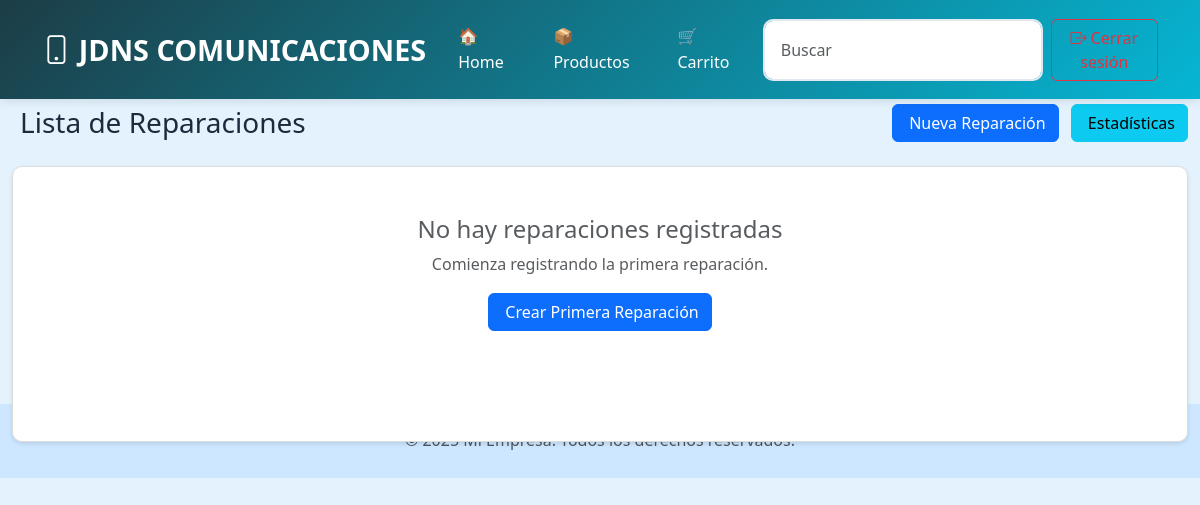
The page /reparaciones/listar (signed in) on the database as committed earlier.
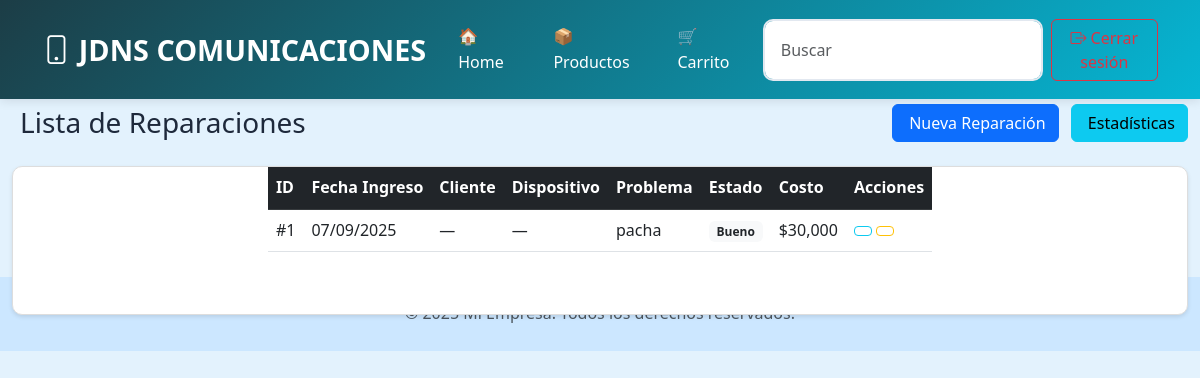
The same page on the database as committed later.
### app/models/users.py (models this page shows)
class Reparacion(db.Model):
    __tablename__ = 'reparacion'
    idreparacion = db.Column(db.Integer, primary_key=True)
    fecha_ingreso = db.Column(db.DateTime)
    estado = db.Column(db.String(200))
    problema_reparacion = db.Column(db.Text(500))
    costo = db.Column(db.Integer)
    fecha_entrega = db.Column(db.DateTime)
    telefono_idtelefono = db.Column(db.Integer)
    usuario_idusuario = db.Column(db.Integer, db.ForeignKey('usuario.idusuario'))
    dispositivo_iddispositivo = db.Column(db.Integer, db.ForeignKey('dispositivo.iddispositivo'))

### app/routes/reparaciones.py (the view)
@bp.route('/reparaciones/listar')
@login_required
def listar_reparaciones():
    if current_user.rol == 'admin':
        reparaciones = Reparacion.query.order_by(Reparacion.fecha_ingreso.desc()).all()
    else:
        reparaciones = Reparacion.query.filter_by(
            usuario_idusuario=current_user.idusuario
        ).order_by(Reparacion.fecha_ingreso.desc()).all()
    return render_template('listar_reparaciones.html', reparaciones=reparaciones)

### app/models/users.py (called while the page is built)
    @property
    def is_authenticated(self):
        return True

### app/templates/listar_reparaciones.html (shortened to what this page needs)
{% extends "plantilla.html" %}
{% block content %}
<div class="container-fluid py-4">
  <div class="row">
    <div class="col-12">
      <div class="d-flex justify-content-between align-items-center mb-4">
        <h2 class="h3 mb-0">
          Lista de Reparaciones
        </h2>
        <div>
          {% if current_user.rol in ['admin', 'tecnico'] %}
            <a href="{{ url_for('reparacion.nueva_reparacion') }}" class="btn btn-primary">
               Nueva Reparación
            </a>
          {% endif %}
          {% if current_user.rol == 'admin' %}
            <a href="{{ url_for('reparacion.estadisticas_reparaciones') }}" class="btn btn-info ms-2">
               Estadísticas
            </a>
          {% endif %}
        </div>
      </div>
      {% if reparaciones %}
        <div class="card">
          <div class="card-body p-0">
            <div class="table-responsive">
              <table class="table table-hover mb-0">
                <thead class="table-dark">
                  <tr>
                    <th>ID</th>
                    <th>Fecha Ingreso</th>
                    <th>Cliente</th>
                    <th>Dispositivo</th>
                    <th>Problema</th>
                    <th>Estado</th>
                    <th>Costo</th>
                    <th>Acciones</th>
                  </tr>
                </thead>
                <tbody>
                  {% for reparacion in reparaciones %}
                    <tr>
                      <td>#{{ reparacion.idreparacion }}</td>
                      <td>{{ reparacion.fecha_ingreso.strftime('%d/%m/%Y') }}</td>
                      <td>
                        {% if reparacion.usuario %}
                          {{ reparacion.usuario.nombre }}
                        {% else %}
                          —
                        {% endif %}
                      </td>
                      <td>
                        {% if reparacion.dispositivo %}
                          {{ reparacion.dispositivo.marca }}
                        {% else %}
                          —
                        {% endif %}
                      </td>
                      <td>{{ reparacion.problema_reparacion }}</td>
                      <td>
                        {% if reparacion.estado == 'completada' %}
                          <span class="badge bg-success">Completada</span>
                        {% elif reparacion.estado == 'en_proceso' %}
                          <span class="badge bg-warning">En Proceso</span>
                        {% elif reparacion.estado == 'pendiente' %}
                          <span class="badge bg-secondary">Pendiente</span>
                        {% elif reparacion.estado == 'cancelada' %}
                          <span class="badge bg-danger">Cancelada</span>
                        {% else %}
                          <span class="badge bg-light text-dark">{{ reparacion.estado|capitalize }}</span>
                        {% endif %}
                      </td>
                      <td>
                        {% if reparacion.costo %}
                          ${{ "{:,.0f}".format(reparacion.costo) }}
                        {% else %}
                          —
                        {% endif %}
                      </td>
                      <td>
                        <a href="{{ url_for('reparacion.ver_reparacion', reparacion_id=reparacion.idreparacion) }}" class="btn btn-sm btn-outline-info">
                        </a>
                        {% if current_user.rol in ['admin', 'tecnico'] %}
                          <a href="{{ url_for('reparacion.editar_reparacion', reparacion_id=reparacion.idreparacion) }}" class="btn btn-sm btn-outline-warning">
                          </a>
                        {% endif %}
                      </td>
                    </tr>
                  {% endfor %}
                </tbody>
              </table>
            </div>
          </div>
        </div>
      {% else %}
        <div class="card text-center">
          <div class="card-body py-5">
            <h4 class="text-muted">No hay reparaciones registradas</h4>
            <p class="text-muted">
              {% if current_user.rol in ['admin', 'tecnico'] %}
                Comienza registrando la primera reparación.
              {% else %}
                Aún no tienes reparaciones registradas.
              {% endif %}
            </p>
            {% if current_user.rol in ['admin', 'tecnico'] %}
              <a href="{{ url_for('reparacion.nueva_reparacion') }}" class="btn btn-primary">
                 Crear Primera Reparación
              </a>
            {% endif %}
          </div>
        </div>
      {% endif %}
    </div>
  </div>
</div>
{% endblock %}

### app/templates/plantilla.html (shortened to what this page needs)
<!DOCTYPE html>
<html lang="es">
<head>
    <link href="https://cdn.jsdelivr.net/npm/bootstrap@5.3.0/dist/css/bootstrap.min.css" rel="stylesheet">
    <link rel="stylesheet" href="https://cdn.jsdelivr.net/npm/bootstrap-icons@1.10.5/font/bootstrap-icons.css">
    <link rel="stylesheet" href="{{ url_for('static', filename='style.css') }}">
</head>
<body>
   <nav class="navbar navbar-expand-lg navbar-dark bg-dark fixed-top">
    <div class="container">
        <a class="navbar-brand text-primary-custom" href="{{ url_for('auth.dashboard') }}">
            <i class="bi bi-phone me-2"></i>JDNS COMUNICACIONES
        </a>
        <div class="collapse navbar-collapse" id="navbarSupportedContent">
            <ul class="navbar-nav me-auto mb-2 mb-lg-0">
                <li class="nav-item">
                    <a class="nav-link" href="{{ url_for('auth.dashboard') }}"><span class="me-1">🏠</span>Home</a>
                </li>
                <li class="nav-item">
                    <a class="nav-link" href="{{ url_for('producto.listar_productos') }}"><span class="me-1">📦</span>Productos</a>
                </li>
                <li class="nav-item">
                    <a class="nav-link" href="{{ url_for('carrito.ver_carrito') }}"><span class="me-1">🛒</span>Carrito</a>
                </li>
            </ul>
            <form class="d-flex" role="search">
                <input class="form-control me-2" type="search" placeholder="Buscar" aria-label="Search" />
                <a href="{{ url_for('auth.logout') }}" class="btn btn-outline-danger">
                    <i class="bi bi-box-arrow-right"></i> Cerrar sesión
                </a>
            </form>
        </div>
    </div>
</nav>
    {% block content %}{% endblock %}
    <footer class="text-center py-4 mt-auto">
        <div class="container">
            <span class="text-muted">© 2025 Mi Empresa. Todos los derechos reservados.</span>
        </div>
    </footer>
</body>
</html>

### app/static/style.css (style rules this page uses)
.card { display: flex; flex-direction: column; justify-content: center; align-items: center; height: 100%; border: 1px solid #ddd; border-radius: 8px; box-shadow: 0 2px 4px rgba(0, 0, 0, 0.1); transition: transform 0.2s; border-radius: 10px; backdrop-filter: blur(10px); color: #000; }
:root { --primary-color: #1c3d46; --secondary-color: #f97316; --accent-color: #06b6d4; --dark-bg: #1e293b; --light-bg: #f8fafc; --text-dark: #1e293b; --text-light: #64748b; --white: #ffffff; --gray-100: #f1f5f9; --gray-200: #e2e8f0; --gray-300: #cbd5e1; --gray-800: #1e293b; --gray-900: #0f172a; }
* { margin: 0; padding: 0; box-sizing: border-box; }
body { font-family: "Segoe UI", Tahoma, Geneva, Verdana, sans-serif; line-height: 1.6; color: var(--text-dark); background-color: var(--white); }
.navbar { background: linear-gradient(135deg, var(--primary-color), var(--accent-color)); box-shadow: 0 2px 10px rgba(0, 0, 0, 0.1); padding: 1rem 0; }
.navbar-brand { font-size: 1.8rem; font-weight: 700; color: var(--white) !important; text-decoration: none; }
.navbar-nav .nav-link { color: var(--white) !important; font-weight: 500; margin: 0 0.5rem; transition: color 0.3s ease; }
.form-control { border: 2px solid var(--gray-200); border-radius: 10px; padding: 1rem; font-size: 1rem; transition: all 0.3s ease; }

### app/templates/plantilla.html (style rules this page uses)
body { padding-top: 80px; background-color: #e3f2fd; }
footer { background-color: #cce7ff; }

Rows that differ between the two databases and show on the page:
added Reparacion: idreparacion "1", fecha_ingreso "07/09/2025", problema_reparacion "pacha", estado "Bueno", costo "30,000"
Other text that changed with them:
text no longer shown: "No hay reparaciones registradas Comienza registrando la primera reparación. Crear Primera Reparación"
text now shown: "ID Fecha Ingreso Cliente Dispositivo Problema Estado Costo Acciones"
